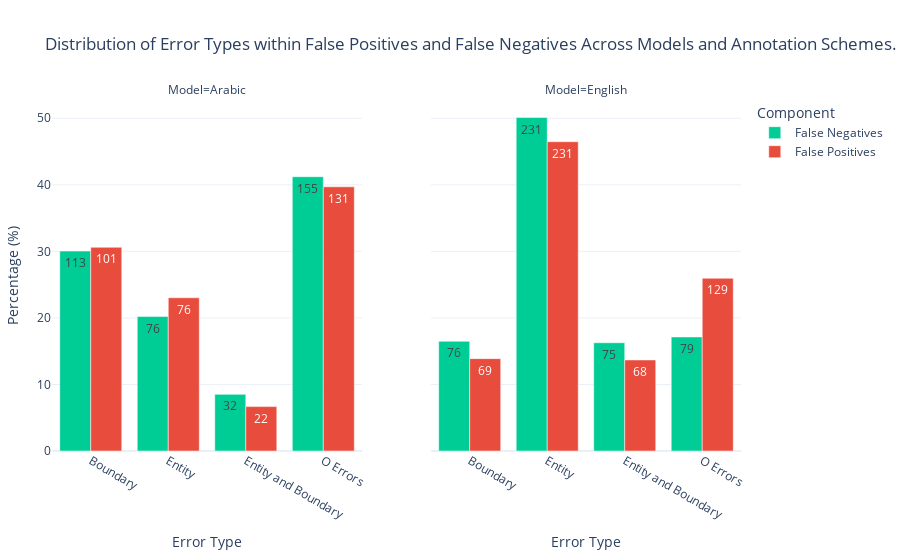

Source (notebook cell):
### Code cell
error_bar_chart = ErrorTypeBarChart(dash_data, mappings)
error_bar_chart.visualize()  # For False Positives

### Figure 1 — Plotly figure (JSON) as saved in the notebook; plotly's stock layout.template omitted (floating-point values rounded to 4 significant figures)
{"data": [{"alignmentgroup": "True", "hovertemplate": "Component=False Negatives<br>Model=Arabic<br>Error Type=%{x}<br>Percentage (%)=%{y}<br>Raw Count=%{text}<extra></extra>", "legendgroup": "False Negatives", "marker": {"color": "#00CC96", "pattern": {"shape": ""}}, "name": "False Negatives", "offsetgroup": "False Negatives", "orientation": "v", "showlegend": true, "text": [113, 76, 32, 155], "textposition": "auto", "type": "bar", "x": ["Boundary", "Entity", "Entity and Boundary", "O Errors"], "xaxis": "x", "y": [30.05, 20.21, 8.51, 41.22], "yaxis": "y"}, {"alignmentgroup": "True", "hovertemplate": "Component=False Negatives<br>Model=English<br>Error Type=%{x}<br>Percentage (%)=%{y}<br>Raw Count=%{text}<extra></extra>", "legendgroup": "False Negatives", "marker": {"color": "#00CC96", "pattern": {"shape": ""}}, "name": "False Negatives", "offsetgroup": "False Negatives", "orientation": "v", "showlegend": false, "text": [76, 231, 75, 79], "textposition": "auto", "type": "bar", "x": ["Boundary", "Entity", "Entity and Boundary", "O Errors"], "xaxis": "x2", "y": [16.49, 50.11, 16.27, 17.14], "yaxis": "y2"}, {"alignmentgroup": "True", "hovertemplate": "Component=False Positives<br>Model=Arabic<br>Error Type=%{x}<br>Percentage (%)=%{y}<br>Raw Count=%{text}<extra></extra>", "legendgroup": "False Positives", "marker": {"color": "#E74C3C", "pattern": {"shape": ""}}, "name": "False Positives", "offsetgroup": "False Positives", "orientation": "v", "showlegend": true, "text": [101, 76, 22, 131], "textposition": "auto", "type": "bar", "x": ["Boundary", "Entity", "Entity and Boundary", "O Errors"], "xaxis": "x", "y": [30.61, 23.03, 6.67, 39.7], "yaxis": "y"}, {"alignmentgroup": "True", "hovertemplate": "Component=False Positives<br>Model=English<br>Error Type=%{x}<br>Percentage (%)=%{y}<br>Raw Count=%{text}<extra></extra>", "legendgroup": "False Positives", "marker": {"color": "#E74C3C", "pattern": {"shape": ""}}, "name": "False Positives", "offsetgroup": "False Positives", "orientation": "v", "showlegend": false, "text": [69, 231, 68, 129], "textposition": "auto", "type": "bar", "x": ["Boundary", "Entity", "Entity and Boundary", "O Errors"], "xaxis": "x2", "y": [13.88, 46.48, 13.68, 25.96], "yaxis": "y2"}], "layout": {"annotations": [{"font": {}, "showarrow": false, "text": "Model=Arabic", "x": 0.225, "xanchor": "center", "xref": "paper", "y": 1, "yanchor": "bottom", "yref": "paper"}, {"font": {}, "showarrow": false, "text": "Model=English", "x": 0.775, "xanchor": "center", "xref": "paper", "y": 1, "yanchor": "bottom", "yref": "paper"}], "barmode": "group", "legend": {"title": {"text": "Component"}, "tracegroupgap": 0}, "margin": {"b": 50, "l": 50, "r": 50, "t": 100}, "showlegend": true, "title": {"text": "Distribution of Error Types within False Positives and False Negatives Across Models and Annotation Schemes."}, "xaxis": {"anchor": "y", "domain": [0, 0.45], "title": {"text": "Error Type"}}, "xaxis2": {"anchor": "y2", "domain": [0.55, 1], "matches": "x", "title": {"text": "Error Type"}}, "yaxis": {"anchor": "x", "domain": [0, 1], "title": {"text": "Percentage (%)"}}, "yaxis2": {"anchor": "x2", "domain": [0, 1], "matches": "y", "showticklabels": false}}}
